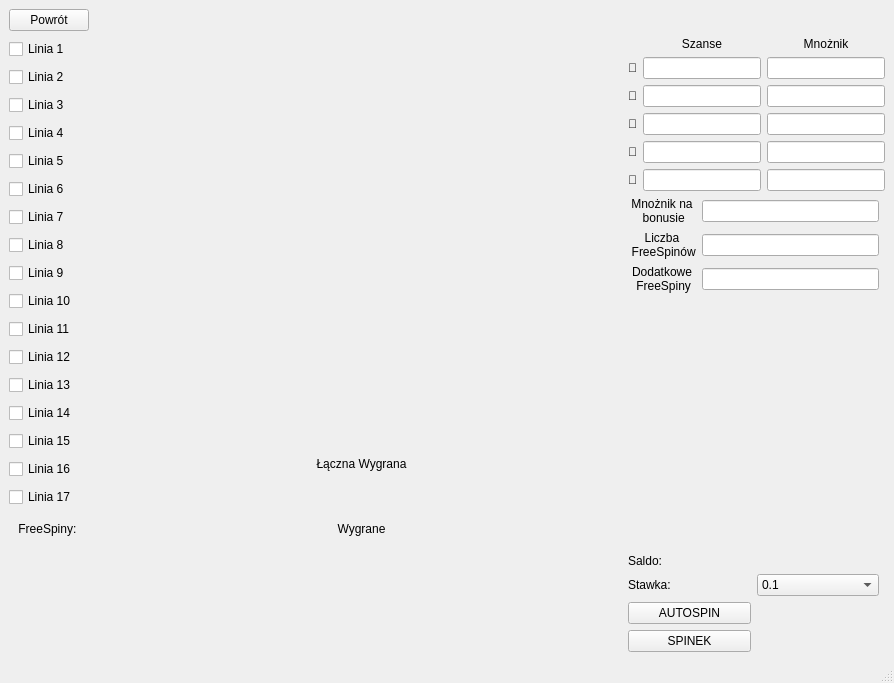
<?xml version="1.0" encoding="UTF-8"?>
<ui version="4.0">
 <class>OknoGra2</class>
 <widget class="QMainWindow" name="OknoGra2">
  <property name="geometry">
   <rect>
    <x>0</x>
    <y>0</y>
    <width>894</width>
    <height>683</height>
   </rect>
  </property>
  <property name="windowTitle">
   <string>Gra2</string>
  </property>
  <widget class="QWidget" name="centralwidget">
   <property name="SizePolicy" stdset="0">
    <sizepolicy hsizetype="Minimum" vsizetype="Minimum">
     <horstretch>0</horstretch>
     <verstretch>0</verstretch>
    </sizepolicy>
   </property>
   <layout class="QGridLayout" name="gridLayout_5">
    <item row="5" column="0">
     <widget class="QLabel" name="Freespiny_Label">
      <property name="text">
       <string>FreeSpiny: </string>
      </property>
      <property name="alignment">
       <set>Qt::AlignmentFlag::AlignCenter</set>
      </property>
      <property name="SizePolicy" stdset="0">
       <sizepolicy hsizetype="Fixed" vsizetype="Fixed">
        <horstretch>0</horstretch>
        <verstretch>0</verstretch>
       </sizepolicy>
      </property>
     </widget>
    </item>
    <item row="5" column="2" rowspan="3" colspan="4">
     <widget class="QLabel" name="WygraneLabel">
      <property name="text">
       <string>Wygrane</string>
      </property>
      <property name="alignment">
       <set>Qt::AlignmentFlag::AlignHCenter|Qt::AlignmentFlag::AlignTop</set>
      </property>
     </widget>
    </item>
    <item row="4" column="6">
     <spacer name="verticalSpacer">
      <property name="orientation">
       <enum>Qt::Orientation::Vertical</enum>
      </property>
      <property name="sizeType">
       <enum>QSizePolicy::Policy::Expanding</enum>
      </property>
      <property name="sizeHint" stdset="0">
       <size>
        <width>20</width>
        <height>40</height>
       </size>
      </property>
     </spacer>
    </item>
    <item row="8" column="3">
     <spacer name="horizontalSpacer_2">
      <property name="orientation">
       <enum>Qt::Orientation::Horizontal</enum>
      </property>
      <property name="sizeHint" stdset="0">
       <size>
        <width>40</width>
        <height>20</height>
       </size>
      </property>
     </spacer>
    </item>
    <item row="2" column="6">
     <layout class="QGridLayout" name="gridLayout_3">
      <item row="2" column="1">
       <widget class="QLineEdit" name="LiczbaDodatkowychFreeSpinowLineEdit"/>
      </item>
      <item row="0" column="0">
       <widget class="QLabel" name="label_8">
        <property name="text">
         <string>Mnożnik na
 bonusie</string>
        </property>
        <property name="alignment">
         <set>Qt::AlignmentFlag::AlignCenter</set>
        </property>
       </widget>
      </item>
      <item row="1" column="0">
       <widget class="QLabel" name="label_9">
        <property name="text">
         <string>Liczba
 FreeSpinów</string>
        </property>
        <property name="alignment">
         <set>Qt::AlignmentFlag::AlignCenter</set>
        </property>
       </widget>
      </item>
      <item row="0" column="1">
       <widget class="QLineEdit" name="mnoznikBonusuLineEdit"/>
      </item>
      <item row="1" column="1">
       <widget class="QLineEdit" name="LiczbaFreeSpinowLineEdit"/>
      </item>
      <item row="2" column="0">
       <widget class="QLabel" name="label_10">
        <property name="text">
         <string>Dodatkowe
 FreeSpiny</string>
        </property>
        <property name="alignment">
         <set>Qt::AlignmentFlag::AlignCenter</set>
        </property>
       </widget>
      </item>
     </layout>
    </item>
    <item row="8" column="2">
     <spacer name="horizontalSpacer">
      <property name="orientation">
       <enum>Qt::Orientation::Horizontal</enum>
      </property>
      <property name="sizeHint" stdset="0">
       <size>
        <width>40</width>
        <height>20</height>
       </size>
      </property>
     </spacer>
    </item>
    <item row="1" column="0" rowspan="4">
     <layout class="QGridLayout" name="gridLayout">
      <item row="15" column="0">
       <widget class="QCheckBox" name="l_16_check">
        <property name="text">
         <string>Linia 16</string>
        </property>
       </widget>
      </item>
      <item row="5" column="0">
       <widget class="QCheckBox" name="l_6_check">
        <property name="text">
         <string>Linia 6</string>
        </property>
       </widget>
      </item>
      <item row="11" column="0">
       <widget class="QCheckBox" name="l_12_check">
        <property name="text">
         <string>Linia 12</string>
        </property>
       </widget>
      </item>
      <item row="16" column="0">
       <widget class="QCheckBox" name="l_17_check">
        <property name="text">
         <string>Linia 17</string>
        </property>
       </widget>
      </item>
      <item row="10" column="0">
       <widget class="QCheckBox" name="l_11_check">
        <property name="text">
         <string>Linia 11</string>
        </property>
       </widget>
      </item>
      <item row="4" column="0">
       <widget class="QCheckBox" name="l_5_check">
        <property name="text">
         <string>Linia 5</string>
        </property>
       </widget>
      </item>
      <item row="1" column="0">
       <widget class="QCheckBox" name="l_2_check">
        <property name="text">
         <string>Linia 2</string>
        </property>
       </widget>
      </item>
      <item row="6" column="0">
       <widget class="QCheckBox" name="l_7_check">
        <property name="text">
         <string>Linia 7</string>
        </property>
       </widget>
      </item>
      <item row="7" column="0">
       <widget class="QCheckBox" name="l_8_check">
        <property name="text">
         <string>Linia 8</string>
        </property>
       </widget>
      </item>
      <item row="9" column="0">
       <widget class="QCheckBox" name="l_10_check">
        <property name="text">
         <string>Linia 10</string>
        </property>
       </widget>
      </item>
      <item row="14" column="0">
       <widget class="QCheckBox" name="l_15_check">
        <property name="text">
         <string>Linia 15</string>
        </property>
       </widget>
      </item>
      <item row="0" column="0">
       <widget class="QCheckBox" name="l_1_check">
        <property name="text">
         <string>Linia 1</string>
        </property>
       </widget>
      </item>
      <item row="2" column="0">
       <widget class="QCheckBox" name="l_3_check">
        <property name="text">
         <string>Linia 3</string>
        </property>
       </widget>
      </item>
      <item row="8" column="0">
       <widget class="QCheckBox" name="l_9_check">
        <property name="text">
         <string>Linia 9</string>
        </property>
       </widget>
      </item>
      <item row="12" column="0">
       <widget class="QCheckBox" name="l_13_check">
        <property name="text">
         <string>Linia 13</string>
        </property>
       </widget>
      </item>
      <item row="13" column="0">
       <widget class="QCheckBox" name="l_14_check">
        <property name="text">
         <string>Linia 14</string>
        </property>
       </widget>
      </item>
      <item row="3" column="0">
       <widget class="QCheckBox" name="l_4_check">
        <property name="text">
         <string>Linia 4</string>
        </property>
       </widget>
      </item>
     </layout>
    </item>
    <item row="0" column="0">
     <widget class="QPushButton" name="powrotButton">
      <property name="text">
       <string>Powrót</string>
      </property>
     </widget>
    </item>
    <item row="4" column="2" colspan="4">
     <widget class="QLabel" name="LacznaWygrana_Label">
      <property name="text">
       <string>Łączna Wygrana</string>
      </property>
      <property name="alignment">
       <set>Qt::AlignmentFlag::AlignCenter</set>
      </property>
     </widget>
    </item>
    <item row="1" column="1" rowspan="3" colspan="5">
     <layout class="QGridLayout" name="maszyna"/>
    </item>
    <item row="1" column="6" colspan="2">
     <layout class="QGridLayout" name="gridLayout_2">
      <item row="5" column="2">
       <widget class="QLineEdit" name="kwotaWygranejLineEdit_Bonus"/>
      </item>
      <item row="1" column="2">
       <widget class="QLineEdit" name="kwotaWygranejLineEdit_Japko"/>
      </item>
      <item row="4" column="1">
       <widget class="QLineEdit" name="WisniaEdit"/>
      </item>
      <item row="4" column="0">
       <widget class="QLabel" name="label_6">
        <property name="text">
         <string>🍒</string>
        </property>
       </widget>
      </item>
      <item row="0" column="1">
       <widget class="QLabel" name="label_2">
        <property name="text">
         <string>Szanse</string>
        </property>
        <property name="alignment">
         <set>Qt::AlignmentFlag::AlignCenter</set>
        </property>
       </widget>
      </item>
      <item row="3" column="2">
       <widget class="QLineEdit" name="kwotaWygranejLineEdit_Winogronko&#10;"/>
      </item>
      <item row="3" column="0">
       <widget class="QLabel" name="label_5">
        <property name="text">
         <string>🍇</string>
        </property>
       </widget>
      </item>
      <item row="0" column="2">
       <widget class="QLabel" name="label">
        <property name="text">
         <string>Mnożnik</string>
        </property>
        <property name="alignment">
         <set>Qt::AlignmentFlag::AlignCenter</set>
        </property>
       </widget>
      </item>
      <item row="3" column="1">
       <widget class="QLineEdit" name="WinogronkoEdit"/>
      </item>
      <item row="2" column="1">
       <widget class="QLineEdit" name="BananEdit"/>
      </item>
      <item row="5" column="1">
       <widget class="QLineEdit" name="BonusEdit"/>
      </item>
      <item row="5" column="0">
       <widget class="QLabel" name="label_7">
        <property name="text">
         <string>🎁</string>
        </property>
       </widget>
      </item>
      <item row="1" column="0">
       <widget class="QLabel" name="label_3">
        <property name="text">
         <string>🍎</string>
        </property>
       </widget>
      </item>
      <item row="4" column="2">
       <widget class="QLineEdit" name="kwotaWygranejLineEdit_Wisnia"/>
      </item>
      <item row="2" column="2">
       <widget class="QLineEdit" name="kwotaWygranejLineEdit_Banan&#10;"/>
      </item>
      <item row="2" column="0">
       <widget class="QLabel" name="label_4">
        <property name="text">
         <string>🍌</string>
        </property>
       </widget>
      </item>
      <item row="1" column="1">
       <widget class="QLineEdit" name="JapkoEdit"/>
      </item>
     </layout>
    </item>
    <item row="3" column="6">
     <spacer name="verticalSpacer_2">
      <property name="orientation">
       <enum>Qt::Orientation::Vertical</enum>
      </property>
      <property name="sizeHint" stdset="0">
       <size>
        <width>20</width>
        <height>40</height>
       </size>
      </property>
     </spacer>
    </item>
    <item row="8" column="6">
     <layout class="QGridLayout" name="gridLayout_4">
      <item row="2" column="0">
       <layout class="QVBoxLayout" name="verticalLayout_2">
        <item>
         <widget class="QPushButton" name="AUTOSPINPRZYCISK">
          <property name="text">
           <string>AUTOSPIN</string>
          </property>
         </widget>
        </item>
        <item>
         <widget class="QPushButton" name="SPINPRZYCISK">
          <property name="text">
           <string>SPINEK</string>
          </property>
         </widget>
        </item>
       </layout>
      </item>
      <item row="1" column="0">
       <widget class="QLabel" name="Stawka_Label">
        <property name="text">
         <string>Stawka:</string>
        </property>
       </widget>
      </item>
      <item row="1" column="1">
       <widget class="QComboBox" name="stawkaComboBox">
        <item>
         <property name="text">
          <string>0.1</string>
         </property>
        </item>
        <item>
         <property name="text">
          <string>0.25</string>
         </property>
        </item>
        <item>
         <property name="text">
          <string>0.5</string>
         </property>
        </item>
        <item>
         <property name="text">
          <string>1</string>
         </property>
        </item>
        <item>
         <property name="text">
          <string>2</string>
         </property>
        </item>
        <item>
         <property name="text">
          <string>2.5</string>
         </property>
        </item>
        <item>
         <property name="text">
          <string>5</string>
         </property>
        </item>
        <item>
         <property name="text">
          <string>10</string>
         </property>
        </item>
        <item>
         <property name="text">
          <string>25</string>
         </property>
        </item>
        <item>
         <property name="text">
          <string>50</string>
         </property>
        </item>
        <item>
         <property name="text">
          <string>100</string>
         </property>
        </item>
        <item>
         <property name="text">
          <string>200</string>
         </property>
        </item>
        <item>
         <property name="text">
          <string>250</string>
         </property>
        </item>
        <item>
         <property name="text">
          <string>500</string>
         </property>
        </item>
       </widget>
      </item>
      <item row="0" column="0">
       <widget class="QLabel" name="saldoLabel">
        <property name="text">
         <string>Saldo: </string>
        </property>
       </widget>
      </item>
     </layout>
    </item>
   </layout>
  </widget>
  <widget class="QMenuBar" name="menubar">
   <property name="geometry">
    <rect>
     <x>0</x>
     <y>0</y>
     <width>894</width>
     <height>21</height>
    </rect>
   </property>
  </widget>
  <widget class="QStatusBar" name="statusbar"/>
 </widget>
 <resources/>
 <connections/>
</ui>
